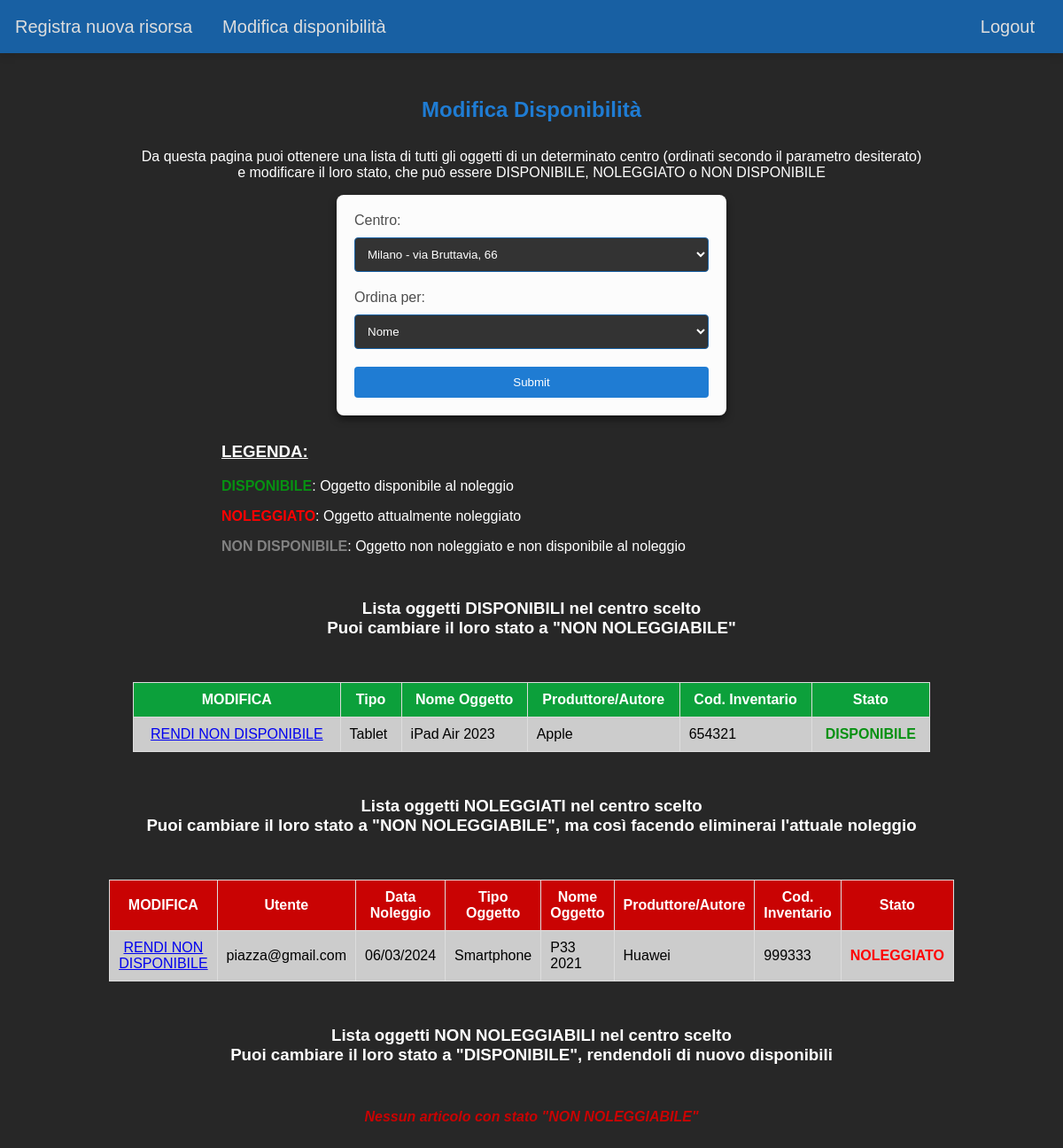
Page /admin_unavailable_resource.php?center=3 on the earlier database version.
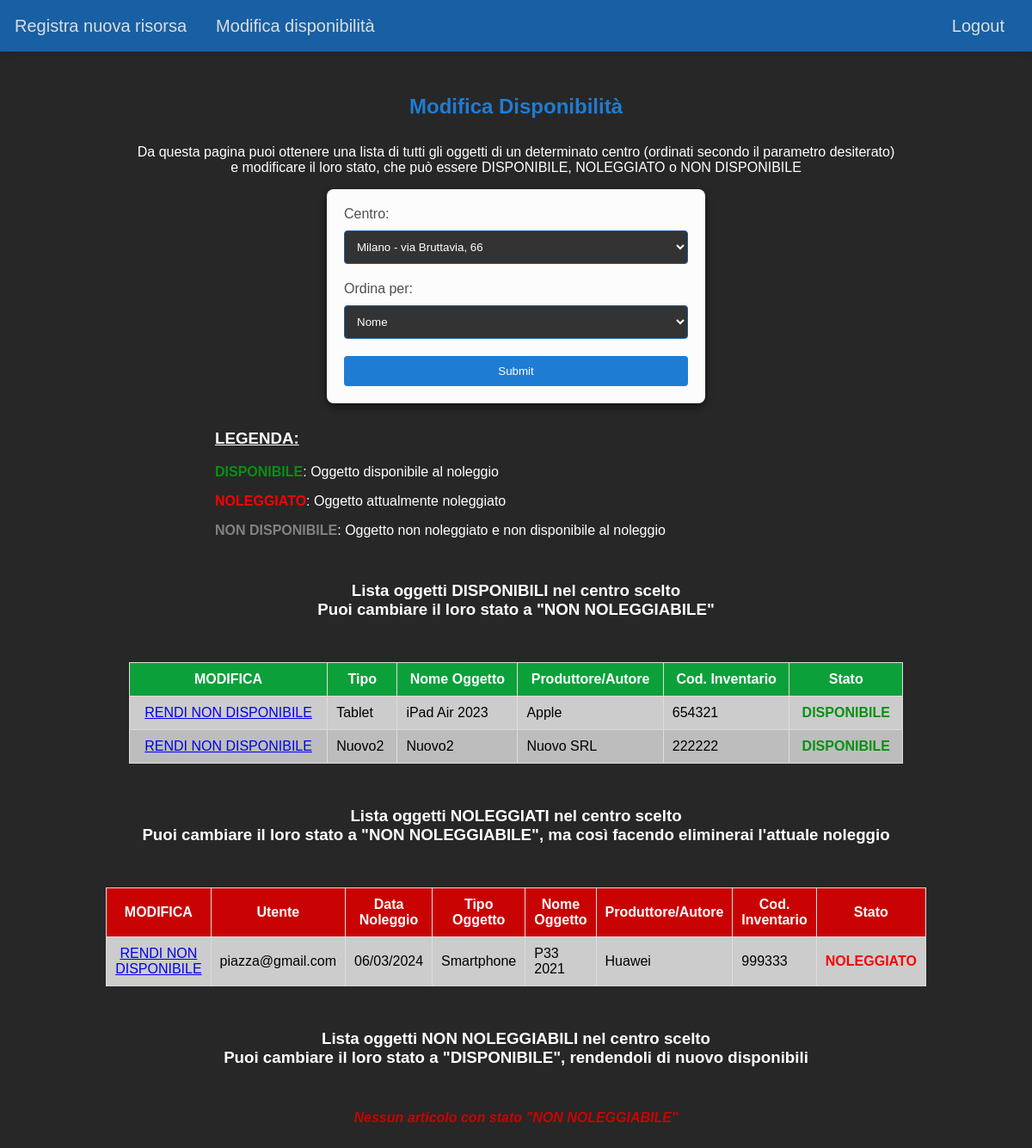
Same page on the later database version.
### tables this page shows
CREATE TABLE `items` (
  `id` int(11) NOT NULL,
  `type` varchar(64) NOT NULL,
  `item_name` varchar(64) NOT NULL,
  `maker` varchar(64) NOT NULL,
  `center` int(11) NOT NULL,
  `ci` int(16) NOT NULL,
  `state` varchar(64) NOT NULL
);

CREATE TABLE `rents` (
  `rent_id` int(11) NOT NULL,
  `date` datetime(6) NOT NULL,
  `item` int(11) NOT NULL,
  `user` int(11) NOT NULL
);

CREATE TABLE `users` (
  `id` int(11) NOT NULL,
  `type` varchar(16) NOT NULL DEFAULT 'user',
  `username` varchar(64) NOT NULL,
  `email` varchar(64) NOT NULL,
  `password` varchar(64) NOT NULL
);

### admin_unavailable_resource.php (the view, shortened to what the changed rows need)
<?php
$servername = "localhost";
$svusername = "root";
$svpassword = "";
$dbname = "rent";
$conn = new mysqli($servername, $svusername, $svpassword, $dbname);
?>
<!DOCTYPE html>
<html lang="en">
<head>
    <link rel="stylesheet" href="stylesheet/nav.css">
    <link rel="stylesheet" href="stylesheet/default.css">
    <link rel="stylesheet" href="stylesheet/new_rent.css">
    <link rel="stylesheet" href="stylesheet/admin_unavailable.css">
</head>
<body>
    <h2>Modifica Disponibilità</h2>
<?php
if(isset($_GET["center"])) {
    $center_id = $_GET["center"];
    $sql = "SELECT * FROM items WHERE center = ?  AND state = 'available' ";
    $stmt = $conn->prepare($sql);
    $stmt->bind_param("i", $center_id);
    $stmt->execute();
    $result = $stmt->get_result();
    if ($result->num_rows > 0) {
        echo "<table><tr id='available-table-head-row'>
        <th>MODIFICA</th>
        <th>". ($_GET["orderBy"] == "type" ? "🠗 " : "") . "Tipo</th>
        <th>". ($_GET["orderBy"] == "name" ? "🠗 " : "") . "Nome Oggetto</th>
        <th>". ($_GET["orderBy"] == "maker" ? "🠗 " : "") . "Produttore/Autore</th>
        <th>Cod. Inventario</th>
        <th>Stato</th> </tr>";
        while ($row = $result->fetch_assoc()) {
            echo "<td class='new-rent-button-container'><a href='admin_available_to_unavailable.php?id=". $row['id'] ."&center=". $_GET['center'] ."'>RENDI NON DISPONIBILE</a></td><td>" . $row['type'] . "</td><td>" . $row['item_name'] . "</td><td>" . $row['maker'] . "</td><td>" . $row['ci'] . "</td><td class='available'>DISPONIBILE</td></tr>";
        }
        echo "</table>";
    } else {
        echo "<p id='new-rent-no-result' class='available'>Nessun articolo con stato \"DISPONIBILE\"</p>";
    }
    $sql = "SELECT * FROM users
    JOIN rents ON users.id = rents.user
    JOIN items ON items.id = rents.item
    WHERE items.center = ? AND items.state = 'rented' ";
    $stmt = $conn->prepare($sql);
    $stmt->bind_param("i", $center_id);
    $stmt->execute();
    $result = $stmt->get_result();
    if ($result->num_rows > 0) {
        echo "<table><tr id='rented-table-head-row'>
        <th>MODIFICA</th>
        <th>Utente</th>
        <th>Data Noleggio</th>
        <th>". ($_GET["orderBy"] == "type" ? "🠗 " : "") . "Tipo Oggetto</th>
        <th>". ($_GET["orderBy"] == "name" ? "🠗 " : "") . "Nome Oggetto</th>
        <th>". ($_GET["orderBy"] == "maker" ? "🠗 " : "") . "Produttore/Autore</th>
        <th>Cod. Inventario</th>
        <th>Stato</th> </tr>";
        while ($row = $result->fetch_assoc()) {
            $date = date("d/m/Y", strtotime($row['date']));
            echo "<td class='new-rent-button-container'><a href='admin_rented_to_unavailable.php?id=". $row['id'] ."&center=". $_GET['center'] ."'>RENDI NON DISPONIBILE</a></td><td>" . $row['email'] . "</td><td>" . $date . "</td><td>" . $row['type'] . "</td><td>" . $row['item_name'] . "</td><td>" . $row['maker'] . "</td><td>" . $row['ci'] . "</td><td class='rented'>NOLEGGIATO</td></tr>";
        }
        echo "</table>";
    } else {
        echo "<p id='new-rent-no-result' class='rented'>Nessun articolo con stato \"NOLEGGIATO\"</p>";
    }
} else {
    echo "<p id='new-rent-not-selected'>Seleziona un centro e consulta gli oggetti disponibili al noleggio</p>";
}
?>
</body>
</html>

Differences in the rows shown:
added items: type "Nuovo2", item_name "Nuovo2", maker "Nuovo SRL", ci "222222"
